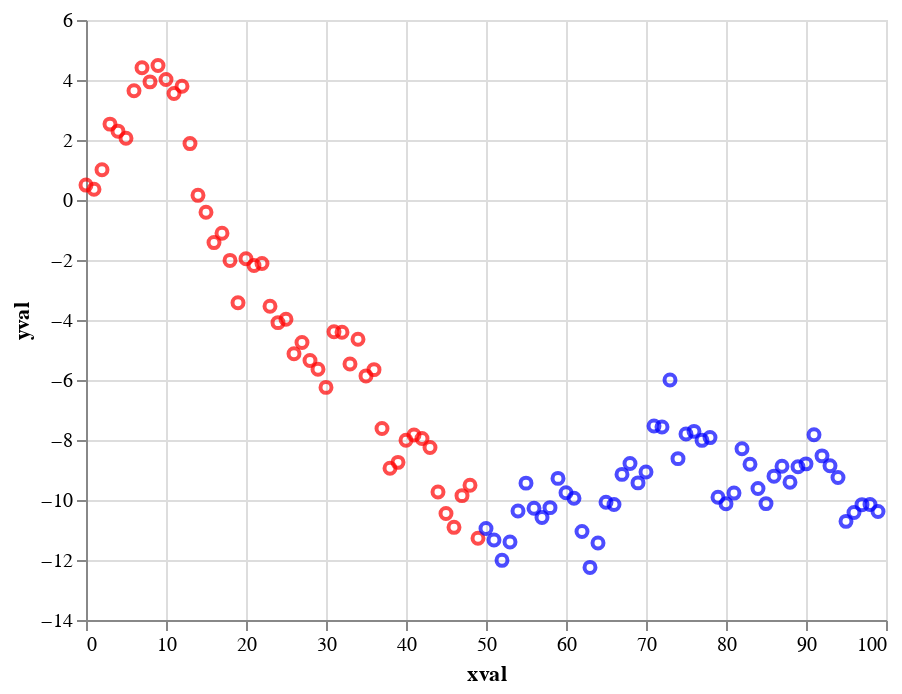

Write notebook code for a chart like this one.
### Markdown cell above
**Slider en altair**

### Code cell
rand = np.random.RandomState(42)

df = pd.DataFrame({
    'xval': range(100),
    'yval': rand.randn(100).cumsum()
})

slider = alt.binding_range(min=0, max=100, step=1, name='cutoff:')
selector = alt.selection_single(name="SelectorName", fields=['cutoff'],
                                bind=slider, init={'cutoff': 50})

alt.Chart(df).mark_point().encode(
    x='xval',
    y='yval',
    color=alt.condition(
        alt.datum.xval < selector.cutoff,
        alt.value('red'), alt.value('blue')
    )
).add_selection(
    selector
)

### Figure 1 — Vega-Lite specification as saved in the notebook (floating-point values rounded to 4 significant figures)
{"config": {"view": {"continuousWidth": 400, "continuousHeight": 300}}, "data": {"name": "data-45472a6b49c2114088f578a20dfd0fdb"}, "mark": "point", "encoding": {"color": {"condition": {"value": "red", "test": "(datum.xval < SelectorName.cutoff)"}, "value": "blue"}, "x": {"field": "xval", "type": "quantitative"}, "y": {"field": "yval", "type": "quantitative"}}, "selection": {"SelectorName": {"type": "single", "fields": ["cutoff"], "bind": {"input": "range", "max": 100, "min": 0, "name": "cutoff:", "step": 1}, "init": {"cutoff": 50}}}, "$schema": "https://vega.github.io/schema/vega-lite/v4.17.0.json", "datasets": {"data-45472a6b49c2114088f578a20dfd0fdb": [{"xval": 0, "yval": 0.4967}, {"xval": 1, "yval": 0.3584}, {"xval": 2, "yval": 1.006}, {"xval": 3, "yval": 2.529}, {"xval": 4, "yval": 2.295}, {"xval": 5, "yval": 2.061}, {"xval": 6, "yval": 3.64}, {"xval": 7, "yval": 4.408}, {"xval": 8, "yval": 3.938}, {"xval": 9, "yval": 4.481}, {"xval": 10, "yval": 4.017}, {"xval": 11, "yval": 3.551}, {"xval": 12, "yval": 3.793}, {"xval": 13, "yval": 1.88}, {"xval": 14, "yval": 0.1552}, {"xval": 15, "yval": -0.4071}, {"xval": 16, "yval": -1.42}, {"xval": 17, "yval": -1.106}, {"xval": 18, "yval": -2.014}, {"xval": 19, "yval": -3.426}, {"xval": 20, "yval": -1.96}, {"xval": 21, "yval": -2.186}, {"xval": 22, "yval": -2.119}, {"xval": 23, "yval": -3.543}, {"xval": 24, "yval": -4.088}, {"xval": 25, "yval": -3.977}, {"xval": 26, "yval": -5.128}, {"xval": 27, "yval": -4.752}, {"xval": 28, "yval": -5.353}, {"xval": 29, "yval": -5.644}, {"xval": 30, "yval": -6.246}, {"xval": 31, "yval": -4.394}, {"xval": 32, "yval": -4.407}, {"xval": 33, "yval": -5.465}, {"xval": 34, "yval": -4.642}, {"xval": 35, "yval": -5.863}, {"xval": 36, "yval": -5.654}, {"xval": 37, "yval": -7.614}, {"xval": 38, "yval": -8.942}, {"xval": 39, "yval": -8.745}, {"xval": 40, "yval": -8.007}, {"xval": 41, "yval": -7.836}, {"xval": 42, "yval": -7.951}, {"xval": 43, "yval": -8.252}, {"xval": 44, "yval": -9.731}, {"xval": 45, "yval": -10.45}, {"xval": 46, "yval": -10.91}, {"xval": 47, "yval": -9.854}, {"xval": 48, "yval": -9.511}, {"xval": 49, "yval": -11.27}, {"xval": 50, "yval": -10.95}, {"xval": 51, "yval": -11.33}, {"xval": 52, "yval": -12.01}, {"xval": 53, "yval": -11.4}, {"xval": 54, "yval": -10.37}, {"xval": 55, "yval": -9.438}, {"xval": 56, "yval": -10.28}, {"xval": 57, "yval": -10.59}, {"xval": 58, "yval": -10.25}, {"xval": 59, "yval": -9.279}, {"xval": 60, "yval": -9.758}, {"xval": 61, "yval": -9.944}, {"xval": 62, "yval": -11.05}, {"xval": 63, "yval": -12.25}, {"xval": 64, "yval": -11.43}, {"xval": 65, "yval": -10.08}, {"xval": 66, "yval": -10.15}, {"xval": 67, "yval": -9.146}, {"xval": 68, "yval": -8.785}, {"xval": 69, "yval": -9.43}, {"xval": 70, "yval": -9.068}, {"xval": 71, "yval": -7.53}, {"xval": 72, "yval": -7.566}, {"xval": 73, "yval": -6.002}, {"xval": 74, "yval": -8.621}, {"xval": 75, "yval": -7.799}, {"xval": 76, "yval": -7.712}, {"xval": 77, "yval": -8.011}, {"xval": 78, "yval": -7.92}, {"xval": 79, "yval": -9.907}, {"xval": 80, "yval": -10.13}, {"xval": 81, "yval": -9.77}, {"xval": 82, "yval": -8.292}, {"xval": 83, "yval": -8.81}, {"xval": 84, "yval": -9.619}, {"xval": 85, "yval": -10.12}, {"xval": 86, "yval": -9.205}, {"xval": 87, "yval": -8.876}, {"xval": 88, "yval": -9.406}, {"xval": 89, "yval": -8.893}, {"xval": 90, "yval": -8.796}, {"xval": 91, "yval": -7.827}, {"xval": 92, "yval": -8.529}, {"xval": 93, "yval": -8.857}, {"xval": 94, "yval": -9.249}, {"xval": 95, "yval": -10.71}, {"xval": 96, "yval": -10.42}, {"xval": 97, "yval": -10.16}, {"xval": 98, "yval": -10.15}, {"xval": 99, "yval": -10.38}]}}
